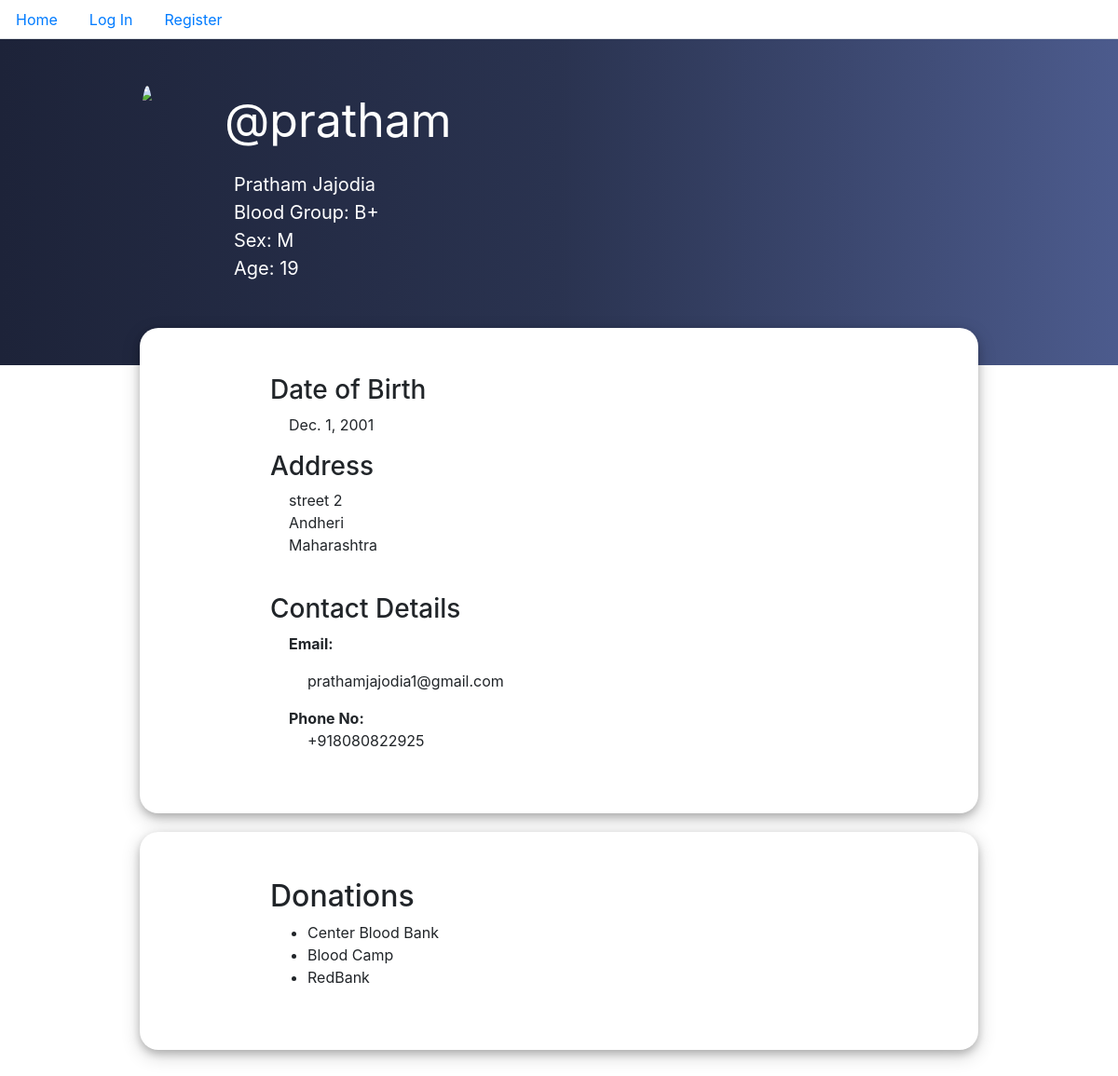
The page /profile/pratham on the database its author committed.
### donate/models.py (models this page shows, shortened)
class User(AbstractUser):
    gender_choice = [
        ("M", "Male"),
        ("F", "Female"),
        ("O", "Other")
    ]
    is_hospital = models.BooleanField(default = False)
    street = models.CharField (max_length=64)
    city = models.CharField (max_length=64)
    state = models.CharField (max_length=64)
    phone_no = PhoneNumberField(unique=True)
    dob = models.DateField(auto_now_add=False, blank=True, null=True)
    blood_type = models.CharField(choices=unit_choices, max_length=64, blank=True)
    gender = models.CharField(choices=gender_choice, max_length=1, blank=True)
    requests = models.ManyToManyField("User", blank=True, through="BloodRequest")

class DonationPlace(models.Model):
    name = models.CharField(max_length=64,unique=True)
    street = models.CharField (max_length=64)
    city = models.CharField (max_length=64)
    state = models.CharField (max_length=64)
    phone_no = PhoneNumberField(unique=True)
    donors = models.ManyToManyField(User, blank=True, related_name="donations")

### donate/views.py (the view)
# urls.py: path("profile/<str:name>", views.profile, name="profile"),
def profile(request, name):
    user = User.objects.get(username=name)
    donations = user.donations.all()
    today = date.today()
    age = 0
    if user.is_hospital == False:
        age = today.year - user.dob.year - ((today.month, today.day) < (user.dob.month, user.dob.day))
    return render(request, "donate/profile.html", {
        "donations": donations,
        "user1": user,
        "age": age
    })

### donate/templates/donate/profile.html (shortened to what this page needs)
{% extends "donate/layout.html" %}
{%load static%}
{% block stylelink %} <link href="{% static 'donate/profile.css' %}" rel="stylesheet"> {% endblock %}
{% block body %}
    <div class="profilecontainer">
        {% if user1.is_hospital == False %}
            <div class="top top_d">
        {% else %}
            <div class="top top_h">
        {% endif %}
        <br>
            {% if user1.is_hospital == False %}
                <img src="https://image.freepik.com/free-vector/people-donating-blood-background-flat-design_23-2148257793.jpg">
            {% else %}
                <img src="https://image.freepik.com/free-vector/hospital-building-ambulance_260807-282.jpg">
            {% endif %}
            <div>
                <p id="username">@{{ user1.username }}</p>
                {% if user1.is_hospital == True %}
                {% else %}
                    <div id="name">{{ user1.first_name }} {{ user1.last_name }}</div>
                    <div id="group">Blood Group: {{ user1.blood_type }}</div>
                    <div id="gender">Sex: {{ user1.gender }}</div>
                    <div id="age">Age: {{age}} </div>
                {% endif %}
            </div>
    </div>
    <div class="bottom">
        {% if user1.is_hospital == False %}
            <h3>Date of Birth</h3>
            <p  style="padding-left: 20px">
                {{ user1.dob }}
            <br>
        {% endif %}
        <h3>Address</h3>
        <p  style="padding-left: 20px">
            {{ user1.street }} <br> {{ user1.city }} <br> {{ user1.state }}
        </p>
        <br>
        <h3>Contact Details</h3>
        <p style="padding-left: 20px">
            <strong>Email: </strong>  <p style="padding-left:40px "> {{ user1.email }}<br> </p>
            <strong  style="padding-left: 20px">Phone No:</strong> <br> <p style="padding-left:40px "> {{ user1.phone_no }} </p>
        </p>
    </div>
    {% if user1.is_hospital == False %}
            <div class="bottom">
                <h2>Donations</h2>
                <ul>
                    {% for donation in donations %}
                        <li>{{ donation.name }} </li>
                    {% empty %}
                        <li>No Entries Found</li>
                    {% endfor %}
                </ul>
            </div>
    {% endif %}
    </div>
{% endblock %}

### donate/static/donate/profile.css (style rules this page uses)
.profilecontainer { background-size: contain; }
.top { background: -webkit-gradient(linear, left top, right top, color-stop(0%,#1D2339), color-stop(50%,#2A3350), color-stop(100%,#4C5B8D )); color: white; padding: 50px 50px 50px 150px; display: flex; z-index: -1; flex-flow: row wrap; }
.top_d { height: 350px; }
.top > img { border-radius: 50%; height: 150px; margin-right: 75px ; }
#username { font-size: 50px; }
#name, #group, #gender, #age { padding-left: 10px; font-size: 20px; }
.bottom { border-radius: 20px; box-shadow: 0 4px 8px 0 rgba(0, 0, 0, 0.2), 0 6px 20px 0 rgba(0, 0, 0, 0.19); padding: 50px 50px 50px 140px; z-index: 1; margin: -40px 150px 60px 150px; background-color: white; }

### rows shown on the page
User: username "pratham", first_name "Pratham", last_name "Jajodia", blood_type "B+", gender "M", dob "Dec. 1, 2001", street "street 2", city "Andheri", state "Maharashtra", email "prathamjajodia1@gmail.com", phone_no "+918080822925"
DonationPlace: name "Center Blood Bank"
DonationPlace: name "Blood Camp"
DonationPlace: name "RedBank"

### other values the page prints
{{ age }} "19"
